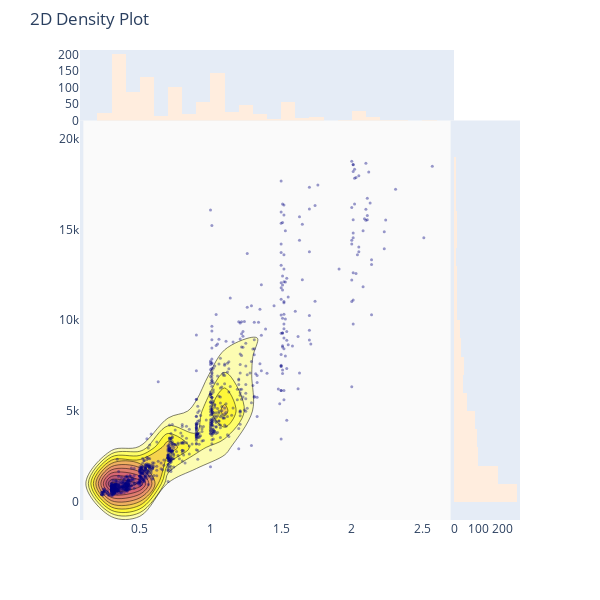

Notebook cell for this chart:
### Code cell
import plotly.figure_factory as ff

colorscale = ['#7A4579', '#D56073', 'rgb(236,158,105)', (1, 1, 0.2), (0.98,0.98,0.98)]

fig = ff.create_2d_density(
    sample.carat,sample.price, colorscale=colorscale,
    hist_color='rgb(255, 237, 222)', point_size=3
)

iplot(fig)

### Figure 1 — Plotly figure (JSON) as saved in the notebook; plotly's stock layout.template omitted (floating-point values rounded to 4 significant figures; data arrays with more than 128 entries replaced by an {"elided": "..."} marker saying what was removed)
{"data": [{"marker": {"color": "rgb(0, 0, 128)", "opacity": 0.4, "size": 3}, "mode": "markers", "name": "points", "type": "scatter", "x": {"elided": "1000 float values"}, "y": {"elided": "1000 int values"}}, {"colorscale": [[0, "rgb(122, 69, 121)"], [0.25, "rgb(213, 96, 115)"], [0.5, "rgb(236, 158, 105)"], [0.75, "rgb(255, 255, 51)"], [1, "rgb(250, 250, 250)"]], "name": "density", "ncontours": 20, "reversescale": true, "showscale": false, "type": "histogram2dcontour", "x": {"elided": "1000 float values"}, "y": {"elided": "1000 int values"}}, {"marker": {"color": "rgb(255, 237, 222)"}, "name": "x density", "type": "histogram", "x": {"elided": "1000 float values"}, "yaxis": "y2"}, {"marker": {"color": "rgb(255, 237, 222)"}, "name": "y density", "type": "histogram", "xaxis": "x2", "y": {"elided": "1000 int values"}}], "layout": {"autosize": false, "bargap": 0, "height": 600, "hovermode": "closest", "margin": {"t": 50}, "showlegend": false, "title": {"text": "2D Density Plot"}, "width": 600, "xaxis": {"domain": [0, 0.85], "showgrid": false, "zeroline": false}, "xaxis2": {"domain": [0.85, 1], "showgrid": false, "zeroline": false}, "yaxis": {"domain": [0, 0.85], "showgrid": false, "zeroline": false}, "yaxis2": {"domain": [0.85, 1], "showgrid": false, "zeroline": false}}}
